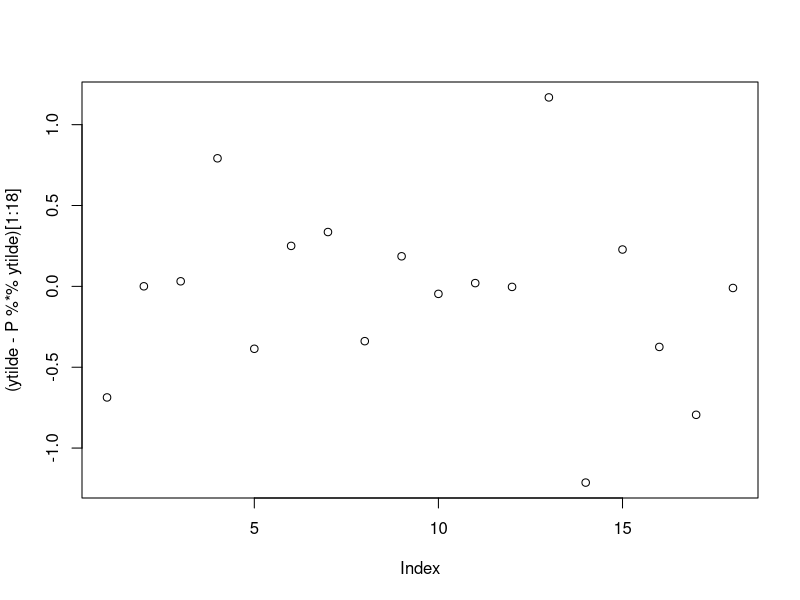
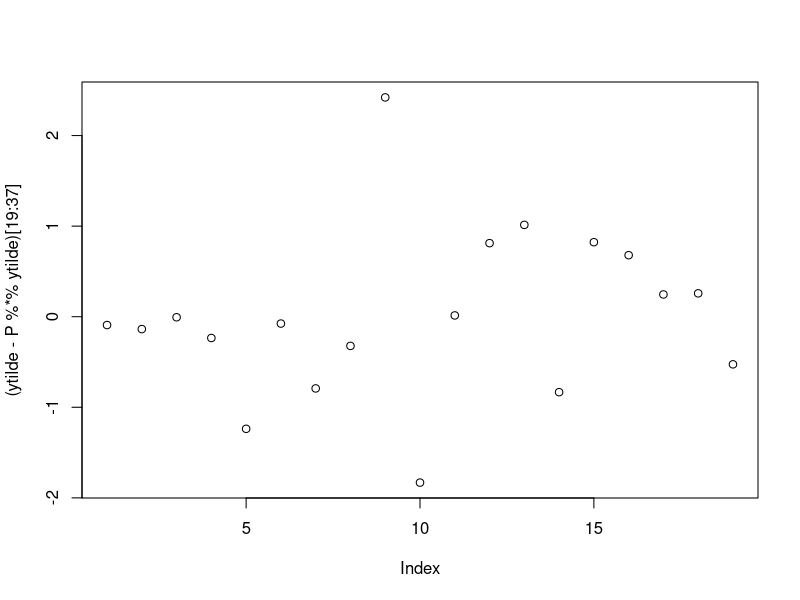

R code for these plots, in order:
library("pracma")
Sigma=read.table("Sigmany.txt")
Sigma=as.matrix(Sigma)
R=read.table("Cny.txt")
R=as.matrix(R)
X=read.table("D.txt")
X=as.matrix(X)
effekt=read.table("effekt.txt")
effekt=as.matrix(effekt)
y=c(effekt/400,400)
invsqrtSigma=solve(sqrt(Sigma))
ytilde=invsqrtSigma%*%y
Xtilde=invsqrtSigma%*%X
XTX=t(Xtilde)%*%Xtilde
Nulm=matrix(rep(0,676),26,26)
A=matrix(c(rbind(XTX,R),rbind(t(R),Nulm)),63,63)
Ainv=solve(A)
Beta=Ainv%*%c(t(Xtilde)%*%ytilde,rep(0,26))
Beta[1:37]#Her er det første estimat for strømstyrker og spændinger i hele netværket:
for(i in 1:50)
{
  y=c(effekt/c(Beta[21:22],Beta[25],Beta[27],Beta[29],Beta[31],Beta[33],Beta[35:37]),400)
  Sigma=diag((y*0.01)^2)
  invsqrtSigma=solve(sqrt(Sigma))
  ytilde=invsqrtSigma%*%y
  Xtilde=invsqrtSigma%*%X
  XTX=t(Xtilde)%*%Xtilde
  A=matrix(c(rbind(XTX,R),rbind(t(R),Nulm)),63,63)
  Ainv=solve(A)
  Beta=Ainv%*%c(t(Xtilde)%*%ytilde,rep(0,26))
}
y=rnorm(37,mean=Beta[1:37],sd=abs(Beta[1:37])*0.01)
Sigma=diag((y*0.01)^2)
X=diag(1,37)
invsqrtSigma=solve(sqrt(Sigma))
ytilde=invsqrtSigma%*%y
Xtilde=invsqrtSigma%*%X
XTX=t(Xtilde)%*%Xtilde
A=matrix(c(rbind(XTX,R),rbind(t(R),Nulm)),63,63)
Ainv=solve(A)
Beta2=Ainv%*%c(t(Xtilde)%*%ytilde,rep(0,26))
y
Beta[1:37]
konf=matrix(rep(0,74),37,2)
for(i in 1:37)
{
  konf[i,1]=Beta2[i]-1.959963984540*sqrt(Ainv[i,i])
  konf[i,2]=Beta2[i]+1.959963984540*sqrt(Ainv[i,i])
}
konf#Konfidensintervaller for spændingerne:
#determinationskoefficient udregnes:
P=Xtilde%*%Ainv[1:37,1:37]%*%t(Xtilde)
mu=P%*%ytilde
V=c()
for (i in 1:length(ytilde)){
  V=c(V,(ytilde[i]-mu[i])^2)
}
sum(V)
V2=c()
for (i in 1:length(ytilde)){
  V2=c(V2,(ytilde[i]-(sum(ytilde)/length(ytilde)))^2)
}
R2<-1-(sum(V)/sum(V2))
R2
#Vi plotter residualer:
res0=ytilde-P%*%ytilde
plot((ytilde-P%*%ytilde)[1:18])#strømstyrker
plot((ytilde-P%*%ytilde)[19:37])#spændinger
#Indfører målefejl, og tester om den kan detekteres med standardiserede residualer:
y
y[2]=1
ytilde=invsqrtSigma%*%y
P=Xtilde%*%Ainv[1:37,1:37]%*%t(Xtilde)
v=c()
for(i in 1:length(y))
{
  v=c(v,(ytilde[i]-(P%*%ytilde)[i])/sqrt(1-P[i,i]))
}
v
#For spændinger kan vi sige nøjagtig hvilken knude, der er målefejl ved. For strømstyrker kan vi kun sige hvilken del af træet fejlen er i.


# #Da der er store residualer i 1,2,3 indgang prøver vi at fjerne dem én efter én, og tjekker, om det giver bedre residualer:
# #Fjerner den førstemåling:
# Xny=X[-1,]
# Sigmany=Sigma[-1,-1]
# yny=y[-1]
# invsqrtSigmany=solve(sqrt(Sigmany))
# ytildeny=invsqrtSigmany%*%yny
# Xtildeny=invsqrtSigmany%*%Xny
# XTXny=t(Xtildeny)%*%Xtildeny
# Any=matrix(c(rbind(XTXny,R),rbind(t(R),Nulm)),63,63)
# Ainvny=solve(Any)
# Betany=Ainvny%*%c(t(Xtildeny)%*%ytildeny,rep(0,26))
# Pny=Xtildeny%*%Ainvny[1:37,1:37]%*%t(Xtildeny)
# v=c()
# for(i in 1:length(yny))
# {
#   v=c(v,(ytildeny[i]-(Pny%*%ytildeny)[i])/sqrt(1-Pny[i,i]))
# }
# v
# #Stadig store residualer, så vi fjerner den anden måling i stedet:
# Xny=X[-2,]
# Sigmany=Sigma[-2,-2]
# yny=y[-2]
# invsqrtSigmany=solve(sqrt(Sigmany))
# ytildeny=invsqrtSigmany%*%yny
# Xtildeny=invsqrtSigmany%*%Xny
# XTXny=t(Xtildeny)%*%Xtildeny
# Any=matrix(c(rbind(XTXny,R),rbind(t(R),Nulm)),63,63)
# Ainvny=solve(Any)
# Betany=Ainvny%*%c(t(Xtildeny)%*%ytildeny,rep(0,26))
# Pny=Xtildeny%*%Ainvny[1:37,1:37]%*%t(Xtildeny)
# v=c()
# for(i in 1:length(yny))
# {
#   v=c(v,(ytildeny[i]-(Pny%*%ytildeny)[i])/sqrt(1-Pny[i,i]))
# }
# v